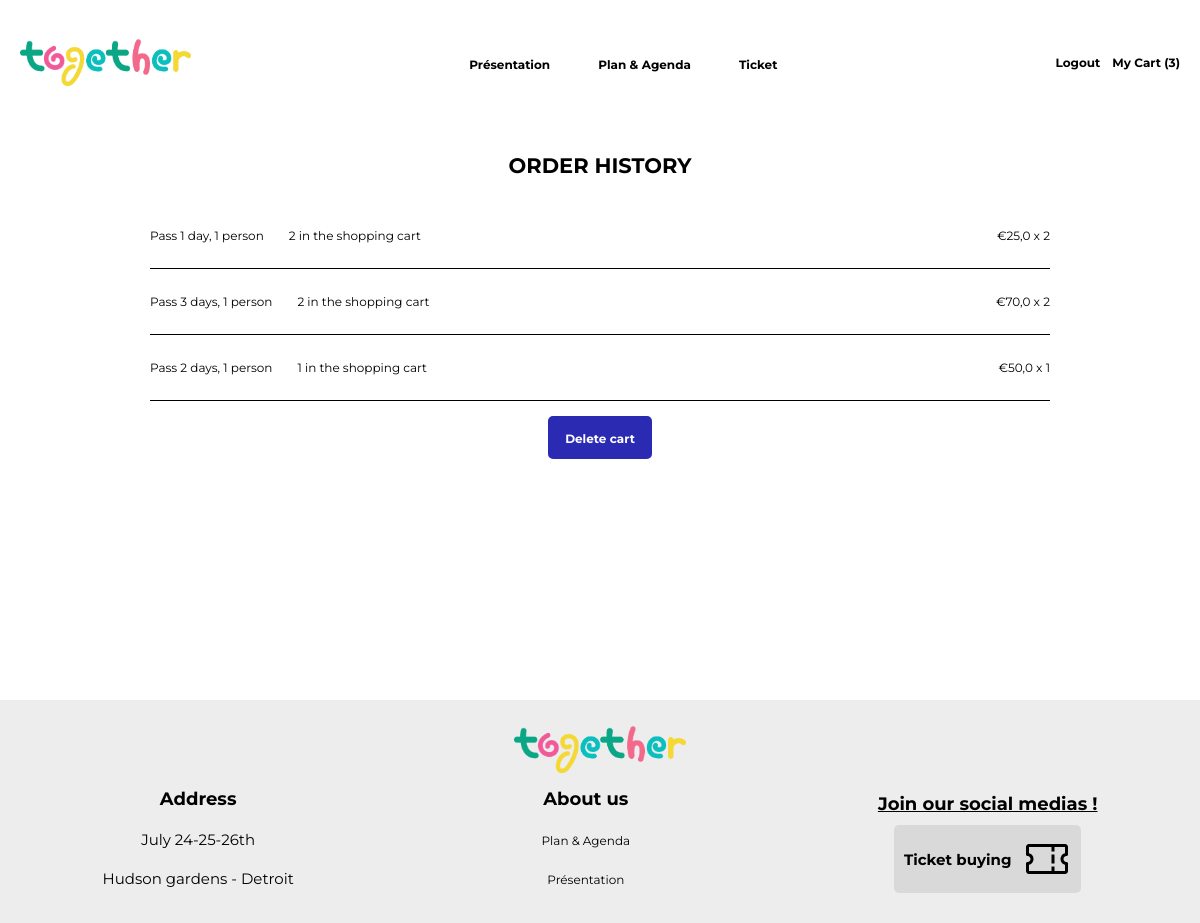
The page /cart/ (signed in) on the database its author committed.
### accounts/models.py (models this page shows)
class Shopper(AbstractUser):
    pass

### store/models.py (models this page shows, shortened)
class Cart(models.Model):
    user = models.OneToOneField(AUTH_USER_MODEL, on_delete=models.CASCADE)
    orders = models.ManyToManyField(Order)

class Order(models.Model):
    user = models.ForeignKey(AUTH_USER_MODEL, on_delete=models.CASCADE)
    product = models.ForeignKey(Product, on_delete=models.CASCADE)
    quantity = models.IntegerField(default=1)
    ordered = models.BooleanField(default=False)
    ordered_date = models.DateTimeField(blank=True, null=True)

class Product(models.Model):
    name = models.CharField(max_length=128)
    slug = models.SlugField(max_length=128)
    price = models.FloatField(default=0.0)
    stock = models.IntegerField(default=0)
    description = models.TextField(blank=True)
    thumbnail = models.ImageField(upload_to="products", blank=True, null=True)

### store/views.py (the view)
# urls.py: path('cart/', cart, name="cart"),
def cart(request):
    cart = get_object_or_404(Cart, user=request.user)
    return render(request, 'store/cart.html', context={"orders": cart.orders.all()})

### store/templates/store/cart.html
{% extends 'base.html' %}
{% block content %}
    <section class="m-width cart_section">
        <div class="cart_history">
            <div class="cart_history_header">
                <h1>Order History</h1>
            </div>
            {% for order in orders%}
            <div class="cart_history_row">
                <h2> {{order.product.name}} </h2>
                <p>{{order.quantity}} in the shopping cart</p>
                <p>€{{order.product.price}} x {{order.quantity}}</p>
            </div>
            {% endfor %}
        </div>
        <div class="delete_cart">
            <a href="{% url 'delete-cart'%}">Delete cart</a>
        </div>
    </section>
{% endblock %}

### templates/base.html (shortened to what this page needs)
{% load static %}
<!DOCTYPE html>
<html lang="fr">
<head>
</head>
<link rel="stylesheet" href="{% static 'index.css' %}">
</head>
<body>
    <nav class="m-width">
        <li><a href="{% url 'index' %}"><img src="{% static 'img/logo.png' %}" alt="My image" class="logo-nav"></a></li>
        <ul>
            <li><a href="{% url 'index' %}">Présentation</a></li>
            <li><a href="{% url 'plan-agenda' %}">Plan & Agenda</a></li>
            <li><a href="{% url 'ticket-office' %}">Ticket</a></li>
        </ul>
        {% if user.is_authenticated %}
        <li class="right-nav">
            <a href="{% url 'logout' %}">Logout</a>
            {% if user.cart %}
            <a href="{% url 'cart'%}">My Cart ({{user.cart.orders.count}})</a>
            {% endif %}
        </li>
        {% else %}
        <li class="right-nav"><a href="{% url 'login' %}">Login</a><a href="{% url 'signup' %}">Register</a> </li>
        {% endif %}
    </nav>
{% block content %}
{% endblock %}
<footer>
    <div class="footer">
        <div class="footer-up m-width-s">
            <li><a href="{% url 'index' %}"><img src="{% static 'img/logo.png' %}" alt="My image" class="logo-nav"></a></li>
        </div>
        <div class="footer-down m-width-s">
            <ul>
                <li>
                    <span>Address</span>
                </li>
                <li>
                    July 24-25-26th
                </li>
                <li>
                    Hudson gardens - Detroit
                </li>
            </ul>
            <ul>
                <li>
                    <span>About us</span>
                </li>
                <li>
                    <a href="{% url 'plan-agenda' %}">Plan & Agenda</a>
                </li>
                <li>
                    <a href="{% url 'index' %}">Présentation</a>
                </li>
            </ul>
            <ul>
                <li>
                    <span>Join our social medias !</span>
                </li>
                <a href="">
                    <li class="ticket-footer">
                        Ticket buying
                        <img src="{% static 'img/carbon_ticket_black.png' %}" alt="" class="">
                    </li>
                </a>
            </ul>
        </div>
    </div>
</footer>
</body>
</html>

### store/static/index.css (style rules this page uses)
*:where(:not(html, iframe, canvas, img, svg, video, audio):not(svg *, symbol *)) { all: unset; display: revert; }
:root { --main-bg-color: #2FB5B6; --second-bg-color: #F4D836; --third-bg-color: #EC6A8C; }
*, *::before, *::after { box-sizing: border-box; font-family: 'Montserrat', serif; font-size: 12px; }
a, button { cursor: revert; }
ol, ul, menu, li { list-style: none; }
img { max-width: 100%; }
::placeholder { color: unset; }
.m-width { max-width: 1236px; margin: 0 auto; }
.m-width-s { max-width: 995px; margin: 0 auto; }
nav { background-color: #fff; padding: 0 20px; display: flex; justify-content: space-between; align-items: center; height: 128px; font-weight: bold; }
nav ul { display: inline-flex; align-items: center; gap: 4rem; }
nav .right-nav { display: inline-flex; gap: 1rem; }
.logo-nav { height: 50px; width: auto; }
nav li:last-of-type a, nav ul li a { padding-bottom: 0.25rem; border-bottom: 1px solid white; }
.footer { display: flex; flex-direction: column; justify-content: center; align-items: center; width: 100%; height: fit-content; padding: 25px 0; color: white; background-color: #EDEDED; margin-top: 50px; }
.footer-up { width: 100%; text-align: center; }
.footer-down { width: 100%; display: inline-flex; justify-content: space-between; align-items: center; }
.footer-down span { font-size: 1.5rem; font-weight: bold; }
.footer-down ul { text-align: center; }
.footer-down li { padding:10px 0 ; font-size: 1.25rem; color: #000; }
.footer-down ul:last-of-type span { text-decoration: underline; }
.ticket-footer { display: inline-flex; width: fit-content; height: fit-content; justify-content: space-between; align-items: center; gap: 1rem; background-color: #D9D9D9; font-weight: bold; padding: 10px 10px !important; border-radius: 5px; }
.cart_history_row { display: flex; flex-direction: row; align-items: center; padding: 25px 0; border-bottom: 1px solid #000; width: 75%; margin: 0 auto; }
.cart_history_row p:last-of-type { margin-left: auto; }
.cart_history_row h2 { margin-right: 25px; }
.cart_section { height: calc(100vh - 278px); }
.delete_cart { padding: 10px 15px; border-radius: 5px; font-size: 1.25rem; font-weight: bolder; text-align: center; color: white; background-color: #2a2ab2; border: 2px solid #2a2ab2; width: fit-content; margin: 15px auto; }
.cart_history_header h1 { font-size: 1.75rem; color: #000; text-transform: uppercase; font-weight: bolder; text-align: center; padding: 25px 0; }

### rows shown on the page
Shopper: cart.orders.count "3"
Order: product.name "Pass 1 day, 1 person", quantity "2", product.price "25,0"
Order: product.name "Pass 3 days, 1 person", quantity "2", product.price "70,0"
Order: product.name "Pass 2 days, 1 person", quantity "1", product.price "50,0"
